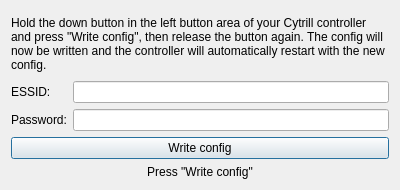
<?xml version="1.0" encoding="UTF-8"?>
<ui version="4.0">
 <class>frmCytrillConfig</class>
 <widget class="QDialog" name="frmCytrillConfig">
  <property name="geometry">
   <rect>
    <x>0</x>
    <y>0</y>
    <width>400</width>
    <height>190</height>
   </rect>
  </property>
  <property name="sizePolicy">
   <sizepolicy hsizetype="Fixed" vsizetype="Fixed">
    <horstretch>0</horstretch>
    <verstretch>0</verstretch>
   </sizepolicy>
  </property>
  <property name="minimumSize">
   <size>
    <width>400</width>
    <height>190</height>
   </size>
  </property>
  <property name="maximumSize">
   <size>
    <width>400</width>
    <height>190</height>
   </size>
  </property>
  <property name="baseSize">
   <size>
    <width>400</width>
    <height>190</height>
   </size>
  </property>
  <property name="windowTitle">
   <string>Cytrill Configuration Tool</string>
  </property>
  <layout class="QVBoxLayout" name="verticalLayout">
   <item>
    <widget class="QLabel" name="lblInfo">
     <property name="minimumSize">
      <size>
       <width>0</width>
       <height>65</height>
      </size>
     </property>
     <property name="maximumSize">
      <size>
       <width>16777215</width>
       <height>65</height>
      </size>
     </property>
     <property name="baseSize">
      <size>
       <width>0</width>
       <height>65</height>
      </size>
     </property>
     <property name="lineWidth">
      <number>1</number>
     </property>
     <property name="midLineWidth">
      <number>0</number>
     </property>
     <property name="text">
      <string>Hold the down button in the left button area of your Cytrill controller and press &quot;Write config&quot;, then release the button again. The config will now be written and the controller will automatically restart with the new config.</string>
     </property>
     <property name="wordWrap">
      <bool>true</bool>
     </property>
    </widget>
   </item>
   <item>
    <layout class="QGridLayout" name="grdLayout">
     <item row="0" column="0">
      <widget class="QLabel" name="lblESSID">
       <property name="text">
        <string>ESSID:</string>
       </property>
      </widget>
     </item>
     <item row="1" column="0">
      <widget class="QLabel" name="lblPassword">
       <property name="text">
        <string>Password:</string>
       </property>
      </widget>
     </item>
     <item row="1" column="1">
      <widget class="QLineEdit" name="lePassword"/>
     </item>
     <item row="0" column="1">
      <widget class="QLineEdit" name="leESSID"/>
     </item>
    </layout>
   </item>
   <item>
    <widget class="QPushButton" name="btnWriteConfig">
     <property name="text">
      <string>Write config</string>
     </property>
    </widget>
   </item>
   <item>
    <widget class="QLabel" name="lblStatus">
     <property name="frameShape">
      <enum>QFrame::NoFrame</enum>
     </property>
     <property name="text">
      <string>Press &quot;Write config&quot;</string>
     </property>
     <property name="alignment">
      <set>Qt::AlignCenter</set>
     </property>
    </widget>
   </item>
  </layout>
 </widget>
 <tabstops>
  <tabstop>leESSID</tabstop>
  <tabstop>lePassword</tabstop>
  <tabstop>btnWriteConfig</tabstop>
 </tabstops>
 <resources/>
 <connections/>
</ui>
